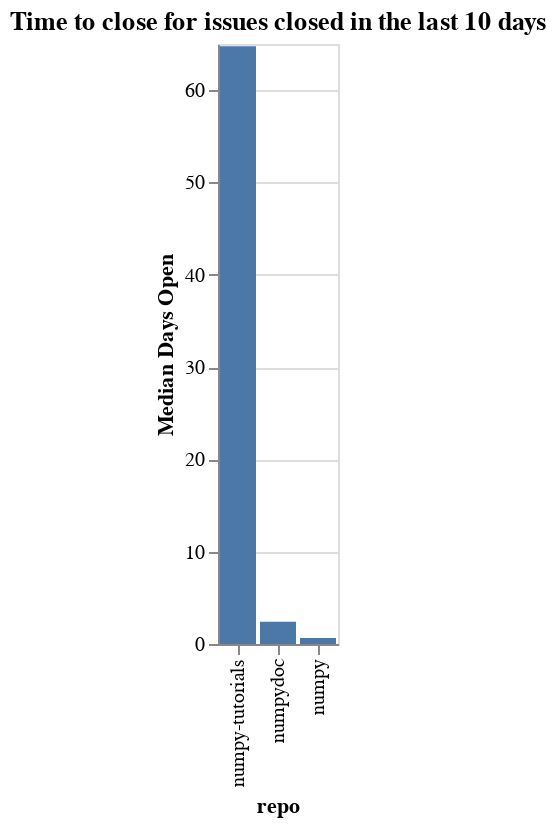

Source (notebook cell):
### Code cell
time_open = closed.groupby(['org', 'repo']).agg({'time_open': 'median'}).reset_index()
time_open['time_open'] = time_open['time_open'] / (60 * 60 * 24)
time_open['org/repo'] = time_open.apply(lambda a: a['org'] + '/' + a['repo'], axis=1)
sorted_vals = time_open.sort_values(['org', 'time_open'], ascending=False)['repo'].values
alt.Chart(data=time_open, title=f"Time to close for issues closed in the last {n_days} days").mark_bar().encode(
    x=alt.X('repo', sort=alt.Sort(sorted_vals.tolist())),
    y=alt.Y('time_open', title="Median Days Open"),
)

### Figure 1 — Vega-Lite specification as saved in the notebook (floating-point values rounded to 4 significant figures)
{"config": {"view": {"continuousWidth": 400, "continuousHeight": 300}}, "data": {"name": "data-a8cdc013da4c3ac695b2bcdbe3fc4d38"}, "mark": "bar", "encoding": {"x": {"type": "nominal", "field": "repo", "sort": ["numpy-tutorials", "numpydoc", "numpy"]}, "y": {"type": "quantitative", "field": "time_open", "title": "Median Days Open"}}, "title": "Time to close for issues closed in the last 10 days", "$schema": "https://vega.github.io/schema/vega-lite/v4.8.1.json", "datasets": {"data-a8cdc013da4c3ac695b2bcdbe3fc4d38": [{"org": "numpy", "repo": "numpy", "time_open": 0.6368, "org/repo": "numpy/numpy"}, {"org": "numpy", "repo": "numpy-tutorials", "time_open": 64.75, "org/repo": "numpy/numpy-tutorials"}, {"org": "numpy", "repo": "numpydoc", "time_open": 2.404, "org/repo": "numpy/numpydoc"}]}}
